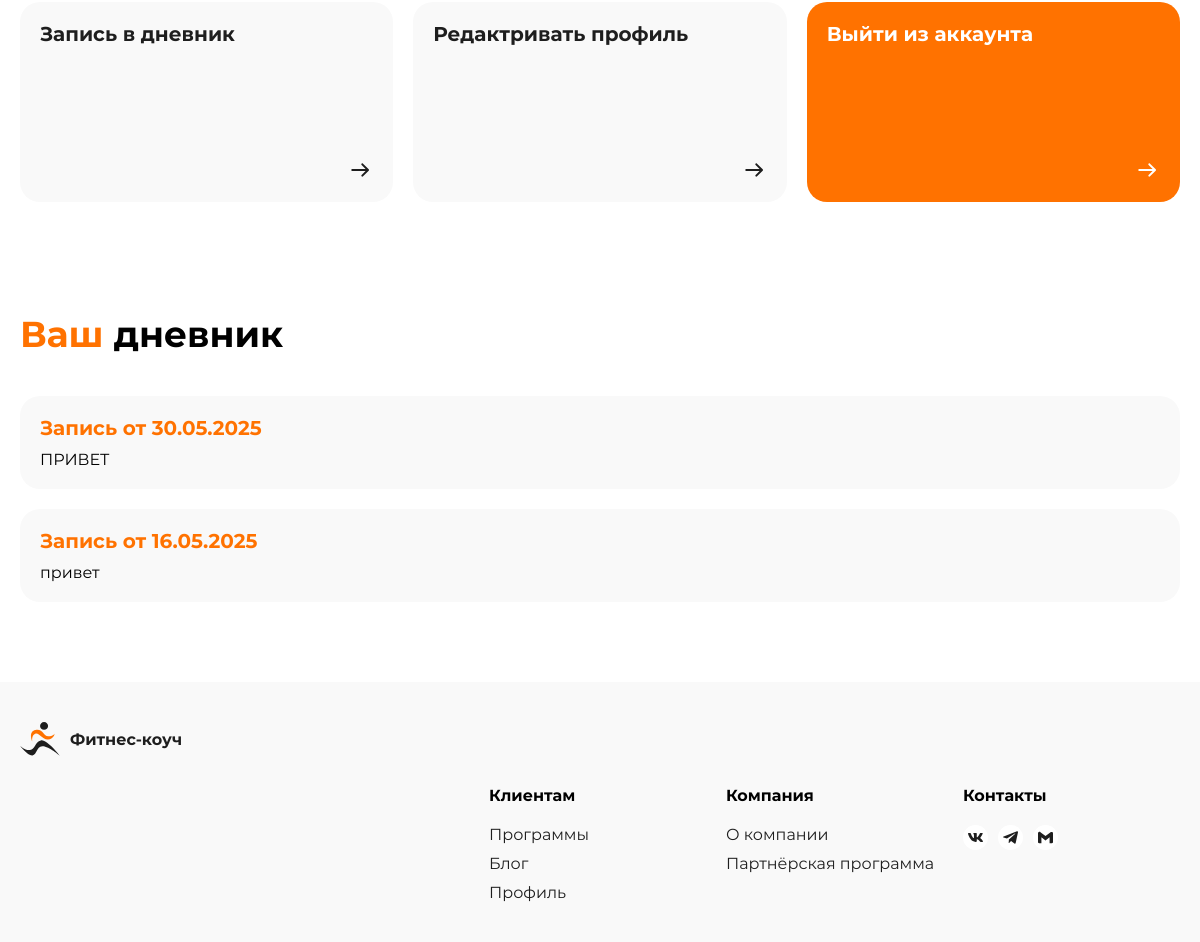
The app's page /profile/ (signed in, lower part), older data.
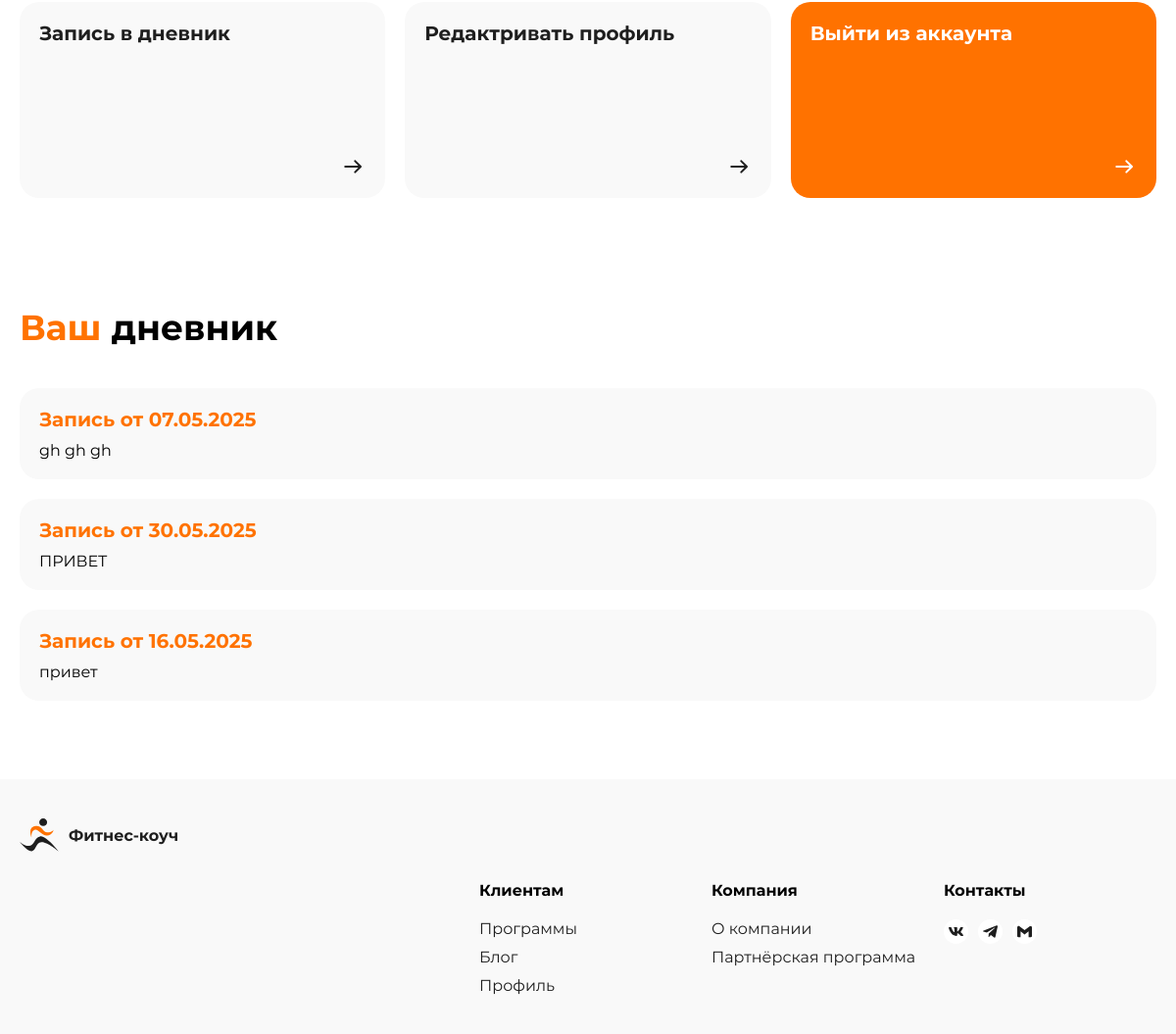
The same page, newer data.
### tables this page shows
CREATE TABLE `notes` (
  `id_note` int NOT NULL,
  `id_user` int NOT NULL,
  `date` date NOT NULL,
  `note` varchar(5000) NOT NULL
);

### profile/index.php (the view, shortened to what this page needs)
<?php
include "../function/connect.php";
?>
<!DOCTYPE html>
<html lang="ru">
<head>
    <link rel="stylesheet" href="../assets/css/header/header.css">
    <link rel="stylesheet" href="../assets/css/footer/footer.css">
    <link rel="stylesheet" href="../assets/css/profile/heroBlock.css">
    <link rel="stylesheet" href="../assets/css/profile/navLinks.css">
    <link rel="stylesheet" href="../assets/css/profile/allNotes.css">
    <link rel="stylesheet" href="../assets/css/style.css">
</head>
<?php
        include "../inc/header.php";
    ?>
<main>
    <section class="navLinks">
        <div class="content">
            <div class="gridLinks">
                <a href="/profile/addNote.php" class="link" title="Запись в дневник">
                    <div class="title">Запись в дневник</div>
                    <img src="../assets/img/icons/arrow.svg" alt="Ссылка" title="Ссылка">
                </a>
                <a href="/page404.php" class="link" title="Редактривать профиль">
                    <div class="title">Редактривать профиль</div>
                    <img src="../assets/img/icons/arrow.svg" alt="Ссылка" title="Ссылка">
                </a>
                <a href="/admin/controllers/logout.php" class="link" title="Выйти из аккаунта">
                    <div class="title">Выйти из аккаунта</div>
                    <img src="../assets/img/icons/arrow.svg" alt="Ссылка" title="Ссылка">
                </a>
            </div>
        </div>
    </section>
    <section class="allNotes">
        <div class="content">
            <h2><span>Ваш</span> дневник</h2>
            <div class="gridNotes">
                <?php
                        $sql = mysqli_prepare($connect, "SELECT * FROM `notes` WHERE `id_user` = ? ORDER BY `id_note` DESC");
                        mysqli_stmt_bind_param($sql, "s", $_SESSION['id_user']);
                        mysqli_stmt_execute($sql);
                        $result = mysqli_stmt_get_result($sql);
                        if(!$result){
                            $date = "Записей нет";
                            $note = "";
                            echo "<div class='note'>
                                    <p class='noteDate'>$date</p>
                                    <p class='noteText'>$note</p>
                                </div>";
                        }
                        else {
                            while ($row = mysqli_fetch_assoc($result)){
                            $newDate = date("d.m.Y", strtotime($row['date']));
                            $date = "Запись от {$newDate}";
                            $note = $row['note'];
                            echo "<div class='note'>
                                    <p class='noteDate'>$date</p>
                                    <p class='noteText'>$note</p>
                                </div>";
                            }
                        }
                    ?>
            </div>
        </div>
    </section>
</main>
<?php
        include "../inc/footer.php"
    ?>

Row changes from the older to the newer data that the page shows:
added notes: date "Запись от 07.05.2025", note "gh gh gh"
